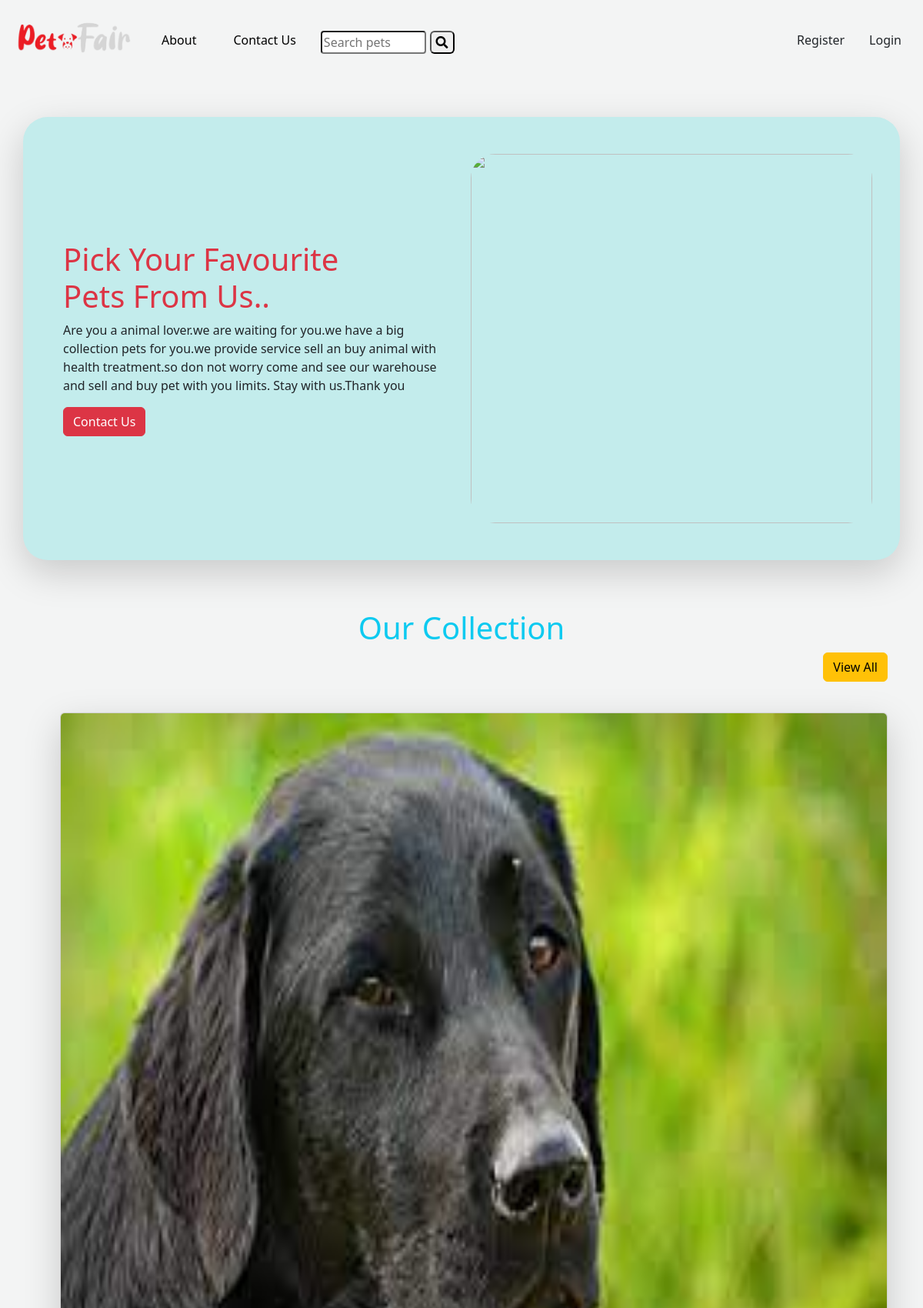
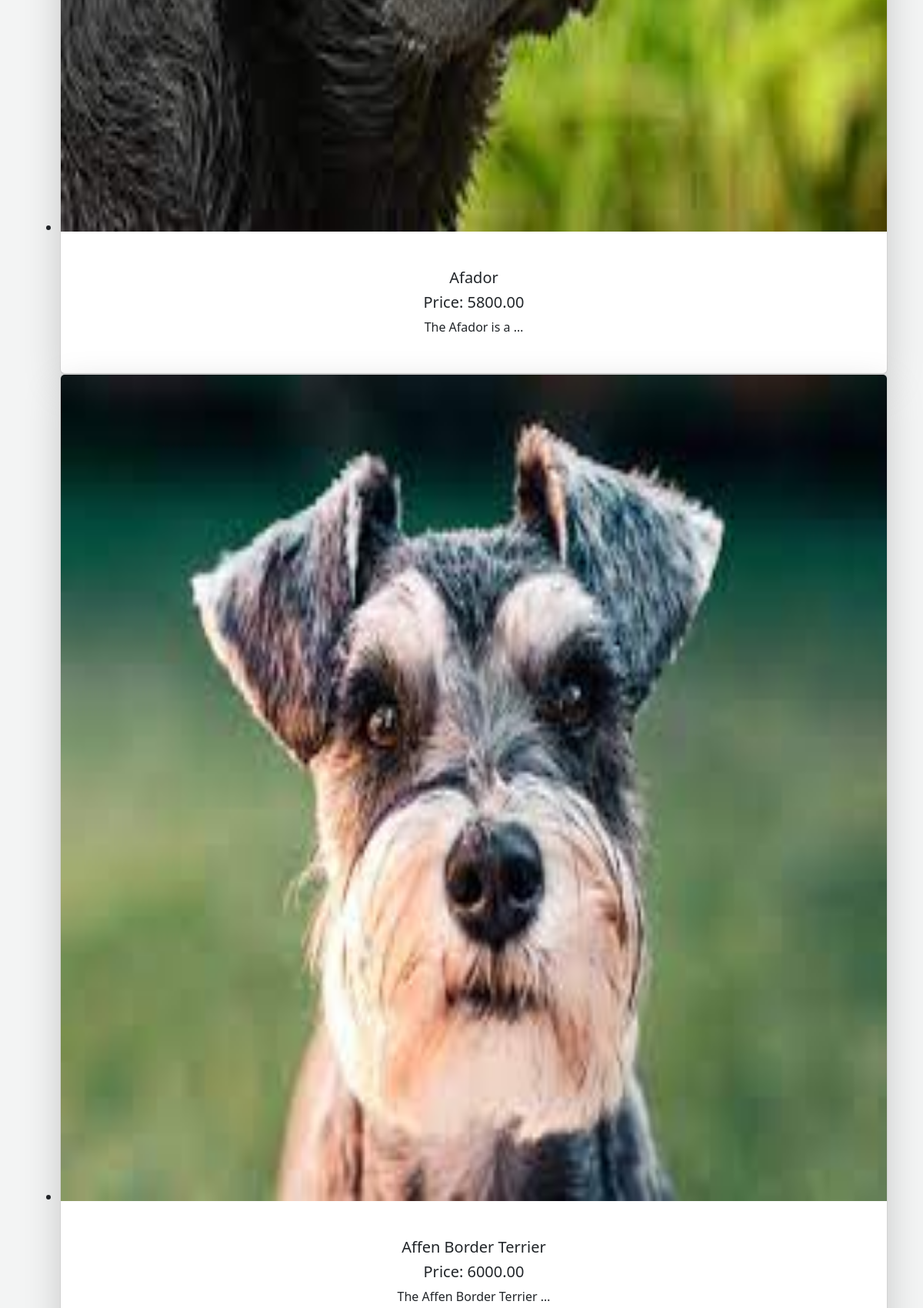
The page / (upper part) on the database its author committed (2 pictures, top to bottom).
### pet/models.py (models this page shows, shortened)
class Pet(models.Model):
    name=models.CharField(max_length=50)
    user=models.ForeignKey(User,on_delete=models.CASCADE,null=True,blank=True)
    description=models.TextField()
    category=models.ManyToManyField(Category,related_name='pets')
    price = models.DecimalField(decimal_places=2,max_digits=12,default=0)
    image = models.ImageField(upload_to='pet/images',null=True,blank=True)
    availability=models.BooleanField(default=True)

### pet_fair_bd/views.py (the view)
# urls.py: path('',HomeView.as_view(),name='home'),
class HomeView(View):
    template_name='home.html'
    def get(self,request):
        data = Pet.objects.all()
        return render(request,self.template_name,{'data':data})

### core/templates/home.html (shortened to what this page needs)
{% extends "base.html" %}
{% load static %}
{% block content %}
{% load crispy_forms_tags %}
<div class="container d-md-flex justify-content-center align-items-center h-100 p-5 mt-5 gap-4 shadow-lg rounded-5" style="height: 100vh; background-color: rgb(195, 236, 236);">
    <div class="banner-left col-md-6 p-3">
        <h1 class="text-danger">Pick Your Favourite <br> Pets From Us..</h1>
        <p>Are you a animal lover.we are waiting for you.we have a big collection pets for you.we provide service sell an buy animal with  health treatment.so don not worry come and see our warehouse and sell and buy pet with you limits. Stay with us.Thank you</p>
        <a href="{% url 'contact' %}" class="btn btn-danger">Contact Us</a>
    </div>
    <div class="banner-right col-md-6">
        <img class="img-fluid w-100 rounded-5" src="{% static "img/banner2.jpg" %}" style="height: 60vh;" alt="">
    </div>
</div>
<div class="service-container container text-center  p-3 mt-5 w-100 m-auto">
        <h1 class="title text-center text-info">Our Collection</h1>
        <p class="text-end">
          <a class="btn btn-warning" href="{% url 'all_pets' %}">View All</a>
        </p>
        <div
          class="swiffy-slider slider-item-show3 slider-item-reveal slider-nav-outside slider-nav-round slider-nav-visible slider-indicators-outside slider-indicators-round slider-indicators-dark slider-nav-animation slider-nav-animation-fadein slider-item-first-visible"
        >
          <ul id="service-container" class="slider-container py-4">
            {% for i in data %}
              <li>
                <div class="card shadow-lg">
                <div class="ratio ratio-1x1">
                    <img src="{{i.image.url}}" class="card-img-top img-fluid" loading="lazy" alt="...">
                </div>
                <div class="card-body  p-3 p-xl-5">
                    <h3 class="card-title h5">{{i.name}}</h3>
                    <h5 class="card-text">Price: {{i.price}}</h5>
                    <p class="card-text">{{i.description| truncatewords:4 }}</p>
                </div>
            </div>
            </li>
            {% endfor %}
          </ul>
        </div>
      </div>
</div>
{% endblock content %}

### rows shown on the page
Pet: image (picture), name "Afador", price "5800.00", description "The Afador is a …"
Pet: image (picture), name "Affen Border Terrier", price "6000.00", description "The Affen Border Terrier …"
